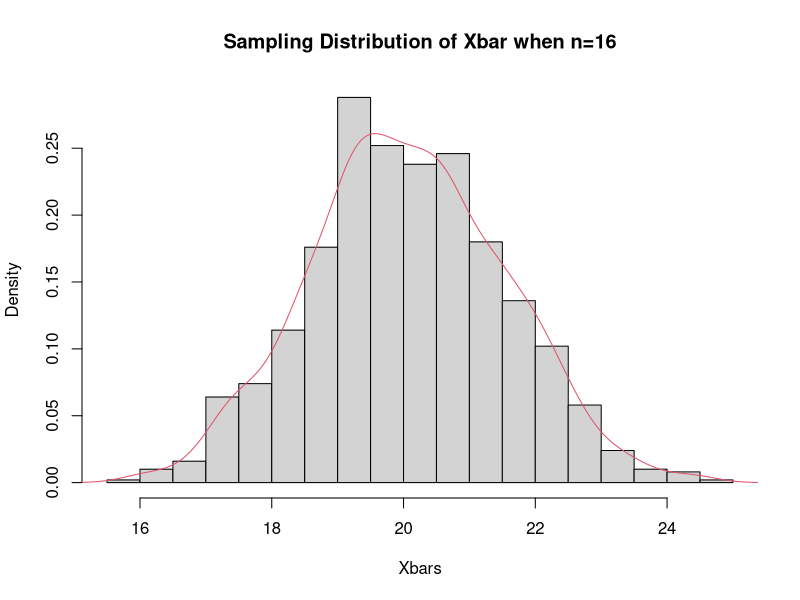

This chart was generated by the following R code:
M <- 1000
n <- 36
XSamples <- matrix(rep(0,n*M), M, n)

for(j in 1:M)
{
  XSamples[j , ]<- rnorm(n, mean=20, sd=(3^2))
}

Xbars<-apply(XSamples, 1, mean)

hist(Xbars, nclass=30, freq=F, main="Sampling Distribution of Xbar when n=16")
dens<-density(Xbars)
lines(dens$x, dens$y, col=2)

mean(Xbars)
var(Xbars)
sd(Xbars)
summary(Xbars)